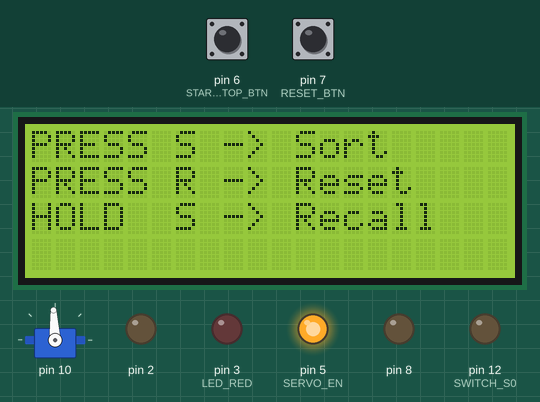
Simulated run of this program. Board: Arduino Uno, built with avr-gcc and run on an emulated ATmega328P. On the bench: servo, 20×4 character LCD, output pins drawn as LEDs (lit = HIGH). Inputs (shaded band) come from the test bench; at power-on: pin 6 (START_STOP_BTN) HIGH, pin 7 (RESET_BTN) HIGH. EEPROM starts erased; servo pulses on a pin are drawn as a servo (544–2400 µs = 0–180°); pins used as bus, display or sensor lines are not drawn.

Above: at 6.4 s.
6.5 s: pin 6 (START_STOP_BTN) pulled LOW for 0.15 s
At 7.0 s:
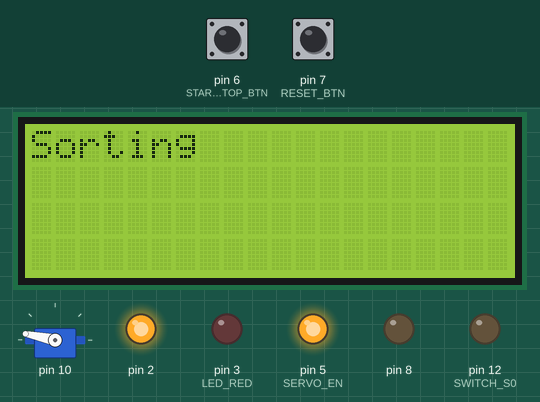
7.2 s: pin 6 (START_STOP_BTN) pulled LOW for 0.15 s
At 7.6 s:
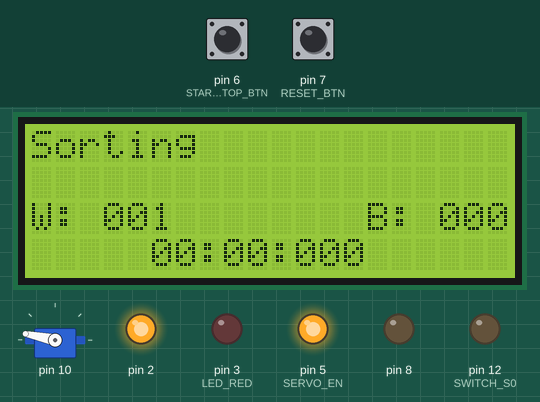
9.3 s: pin 7 (RESET_BTN) pulled LOW for 0.15 s
At 9.57 s:
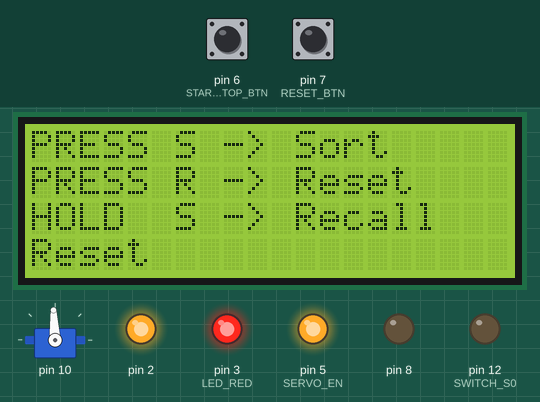
10.0 s: pin 7 (RESET_BTN) pulled LOW for 1 s
At 11.9 s:
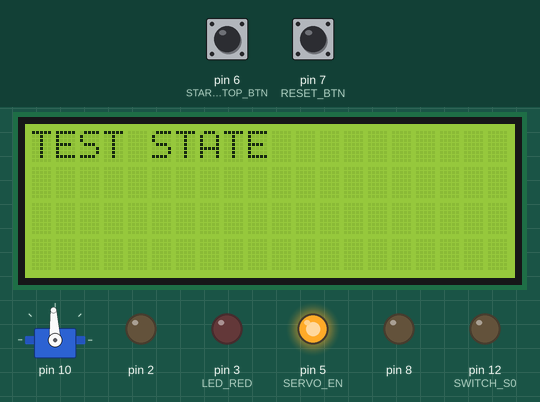
12.6 s: pin 7 (RESET_BTN) pulled LOW for 3.2 s
At 16.8 s:
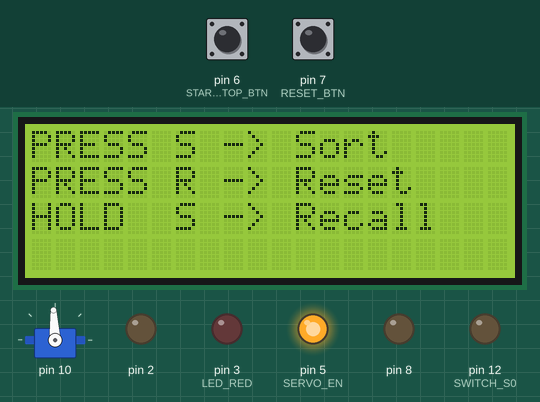
17.3 s: pin 6 (START_STOP_BTN) pulled LOW for 1 s
At 19.3 s:
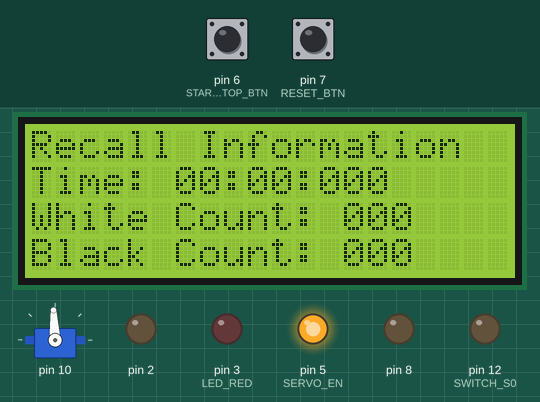
Timing chart, 0 to 20.8 s (numbered marks = the images above; inputs shaded):
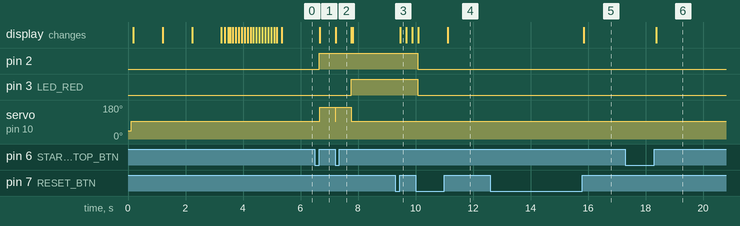

The program:

main.cpp
```cpp
/************************************************************************/
/* File: main.cpp														*/
/* Author: Joe Gibson and Jesse Millwood								*/
/* Date: 11/5/13														*/
/* Course: EGR 326														*/
/* Description: main.cpp implements the main file for the marble sorter	*/
/*				software. This file interfaces with the Sorter, Marble,	*/
/*				Servo, and other classes								*/
/*																		*/
/* Grand Valley State University, 2013									*/
/************************************************************************/
#define F_CPU 16000000L

#include <avr/interrupt.h>			//AVR interrupt library
#include <avr/wdt.h>				//AVR Watchdog timer library
#include <avr/eeprom.h>				//AVR EEPROM library
#include <Arduino.h>				//Arduino library
#include <LiquidCrystal_I2C.h>		//I2C LCD library
#include <string.h>					//String library
#include "Global.h"					//Global header file
#include "Marble.h"					//Marble class definition
#include "Servo.h"					//Servo class definition
#include "Sorter.h"					//Sorter class definition

//Create the LCD object
LiquidCrystal_I2C lcd(I2C_ADDRESS, EN, RW, RS, D4, D5, D6, D7, BL, BL_POL);

//Create the sorter object
Sorter sorter;

int ResetCount = 0;
int StartStopCount = 0;

/************************************************************************/
/* SETUP AND LOOP														*/
/************************************************************************/
/************************************************************************/
/* Setup																*/
/************************************************************************/
void setup(void)
{
	//Reset WDT right away
	wdt_reset();

	//Initialize everything
	InitPortDirections();
	InitTimers();
	InitADC();
	InitWDT();
	InitEEPROM();
	InitSorter();
	InitLCD();

	//Enable global interrupts
	sei();
}

/************************************************************************/
/* Main Loop															*/
/************************************************************************/
void loop(void)
{
	static char tmp[LINE_LEN];
	static char dots = 0;
	static bool printIdleScreen = true;

	//Print the idle screen if necessary
	if(printIdleScreen)
	{
		PrintIdleScreen();
		printIdleScreen = false;
	}

	//Reset WDT
	wdt_reset();

	/********/
	/* Sort */
	/********/
	if((sorter.GetStartStopButtonAction() == Press) && (sorter.State == IdleState))
	{
		sorter.ButtonActionCompleted();

		//Check if there are more marbles to be sorted
		if(sorter.MoreMarbles)
		{
			sorter.State = SortState;
			sorter.SetLEDColor(Green);

			lcd.clear();
			lcd.home();
			lcd.print("Sorting");

			while((sorter.GetStartStopButtonAction() != Press) && !sorter.WDTFlag)
			{
				//Check for 100ms sorter flag
				if(sorter.Flag)
				{
					//Clear sort flag
					sorter.Flag = false;

					//Complete one sort cycle
					sorter.Sort();

					//Print dot animation
					lcd.setCursor(7, LINE_1);

					switch(dots++)
					{
						case 0:
							lcd.print("   ");
							break;
						case 1:
							lcd.print(".  ");
							break;
						case 2:
							lcd.print(".. ");
							break;
						case 3:
							lcd.print("...");
							dots = 0;
							break;
					}

					//Update screen
					lcd.setCursor(0, LINE_3);
					sprintf(tmp, "W: %03d        B: %03d", sorter.MarbleCount.WhiteCount, sorter.MarbleCount.BlackCount);
					lcd.print(tmp);

					lcd.setCursor(0, LINE_4);
					sprintf(tmp, "     %02d:%02d:%d00    ", sorter.MinutesElapsed, sorter.SecondsElapsed, sorter.TenthsOfSecondsElapsed);
					lcd.print(tmp);
				}

				else
				{
					_delay_us(10);
				}
			}

			//Exited due to WDT flag
			if(sorter.WDTFlag)
			{
				//Clear WDTFlag
				sorter.WDTFlag = false;

				//Check number of marbles sorted
				if(sorter.MarbleCount.TotalCount >= SORT_THRESHOLD)
				{
					//Sorter was able to sort 10 marbles
					sorter.SetLEDColor(Red);
				}
				else
				{
					//Sorter was not able to sort 10 marbles
					//Flash the LED Red and wait until start/stop
					// button is pressed to acknowledge
					sorter.FlashLED = true;
					lcd.clear();
					lcd.setCursor(0, LINE_2);
					lcd.print("        ERROR       ");

					lcd.setCursor(0, LINE_3);
					lcd.print("PRESS S to Continue");

					while(sorter.GetStartStopButtonAction() != Press)
					{
						_delay_us(10);
						//wdt_reset();
					}

					sorter.ButtonActionCompleted();

					sorter.SetLEDColor(Off);
					sorter.FlashLED = false;
				}
			}

			//Exited due to pressing start/stop
			else
			{
				sorter.ButtonActionCompleted();
				sorter.SetLEDColor(Yellow);
			}

			//Return to idle state
			sorter.ButtonActionCompleted();
			sorter.State = IdleState;
			printIdleScreen = true;
		}

		//There are no marbles to sort
		else
		{
			lcd.setCursor(0, LINE_4);
			lcd.print("No More Marbles");

			sorter.SetLEDColor(Red);
			_delay_ms(200);
			sorter.SetLEDColor(Off);
			_delay_ms(200);
			sorter.SetLEDColor(Red);
			_delay_ms(200);
			sorter.SetLEDColor(Off);

			ClearLine(LINE_4);
		}
	}

	/**********************/
	/* Recall Information */
	/**********************/
	if((sorter.GetStartStopButtonAction() == Hold) && (sorter.State == IdleState))
	{
		static uint8_t min = 0;
		static uint8_t sec = 0;
		static uint8_t whiteCount = 0;
		static uint8_t blackCount = 0;
		sorter.ButtonActionCompleted();
		sorter.State = RecallState;

		lcd.clear();
		lcd.home();
		lcd.print("Recall Information");

		min = eeprom_read_byte((uint8_t *)MIN_ADDR);
		sec = eeprom_read_byte((uint8_t *)SEC_ADDR);
		whiteCount = eeprom_read_byte((uint8_t *)WHITE_COUNT_ADDR);
		blackCount = eeprom_read_byte((uint8_t *)BLACK_COUNT_ADDR);

		if(min == 0xFF)
		{
			min = 0;
		}
		if(sec == 0xFF)
		{
			sec = 0;
		}
		if(whiteCount == 0xFF)
		{
			whiteCount = 0;
		}
		if(blackCount == 0xFF)
		{
			blackCount = 0;
		}

		lcd.setCursor(0, LINE_2);
		sprintf(tmp, "Time: %02d:%02d:000", min, sec);
		lcd.print(tmp);

		lcd.setCursor(0, LINE_3);
		sprintf(tmp, "White Count: %03d", whiteCount);
		lcd.print(tmp);

		lcd.setCursor(0, LINE_4);
		sprintf(tmp, "Black Count: %03d", blackCount);
		lcd.print(tmp);

		//Wait for start/stop button to be held
		while(sorter.GetStartStopButtonAction() != Hold)
		{
			_delay_us(10);
			wdt_reset();
		}

		sorter.ButtonActionCompleted();

		//Return to idle state
		sorter.State = IdleState;
		printIdleScreen = true;
	}

	/*********************/
	/* Reset Information */
	/*********************/
	if((sorter.GetResetButtonAction() == Press) && (sorter.State == IdleState))
	{
		sorter.ButtonActionCompleted();
		sorter.State = ResetState;

		ClearLine(LINE_4);
		lcd.setCursor(0, LINE_4);
		lcd.print("Reset");

		for(int i = 0; i < 3; i++)
		{
			_delay_ms(200);
			lcd.print(".");
		}

		sorter.SecondsElapsed = 0;
		sorter.MinutesElapsed = 0;

		sorter.MarbleCount.WhiteCount = 0;
		sorter.MarbleCount.BlackCount = 0;
		sorter.MarbleCount.TotalCount = 0;
		sorter.SetLEDColor(Off);
		eeprom_update_byte((uint8_t *)MIN_ADDR, 0);
		eeprom_update_byte((uint8_t *)SEC_ADDR, 0);
		eeprom_update_byte((uint8_t *)WHITE_COUNT_ADDR, 0);
		eeprom_update_byte((uint8_t *)BLACK_COUNT_ADDR, 0);

		_delay_ms(1000);

		//Return to idle state
		sorter.State = IdleState;
		printIdleScreen = true;
	}

	/**************/
	/* TEST STATE */
	/**************/
	if((sorter.GetResetButtonAction() == Hold) && (sorter.State == IdleState))
	{
		sorter.ButtonActionCompleted();
		sorter.State = TestState;

		lcd.clear();
		lcd.home();
		lcd.print("TEST STATE");

		//Wait for reset button to be held
		while(sorter.GetResetButtonAction() != Hold)
		{
			_delay_us(10);
			wdt_reset();
		}

		sorter.ButtonActionCompleted();

		//Return to idle state
		sorter.State = IdleState;
		printIdleScreen = true;
	}
}

/************************************************************************/
/* INTERRUPTS															*/
/************************************************************************/
/************************************************************************/
/* 4s Watchdog Timer													*/
/************************************************************************/
ISR(WDT_vect)
{
	//Only set the flag if in the sort state
	if(sorter.State == SortState)
	{
		//Set the flag only if there are no more marbles
		if(!sorter.MoreMarbles)
		{
			sorter.WDTFlag = true;
		}
	}
}

/************************************************************************/
/* Timer 0 Output Compare A                                             */
/************************************************************************/
ISR(TIMER0_COMPA_vect)
{
	static int count = 0;
	static int wdtCount = 0;
	static int timeCount = 0;
	static bool toggle = 0;

	//Increment the count
	count++;

	//Increment the WDT count
	wdtCount++;

	//Increment elapsed time count if sorting
	if(sorter.State == SortState)
	{
		timeCount++;
	}

	//2s set flag to mimic WDT
	if(wdtCount >= 200)
	{
		//Clear the WDT count
		wdtCount = 0;

		//Only set the flag if in the sort state
		if(sorter.State == SortState)
		{
			//Set the flag only if there are no more marbles
			if(!sorter.MoreMarbles)
			{
				//Set the flag
				sorter.WDTFlag = true;
			}
		}
	}

	//100 x 10ms for 1s delay
	if(count >= 100)
	{
		count = 0;
		sorter.Flag = true; //Set flag
	}

	//Keep track of seconds and minutes and flash LED if necessary
	if(timeCount >= 100)
	{
		timeCount = 0;

		//sorter.TenthsOfSecondsElapsed ++;

		sorter.SecondsElapsed++;

		/*
		if(sorter.TenthsOfSecondsElapsed == 10)
		{
			sorter.SecondsElapsed++;

			lcd.setCursor(0, LINE_2);
			lcd.print(sorter.SecondsElapsed);

			sorter.TenthsOfSecondsElapsed = 0;
		}
		*/

		if(sorter.SecondsElapsed >= 60)
		{
			sorter.MinutesElapsed++;
			sorter.SecondsElapsed = 0;
		}

		toggle ^= true;

		if(sorter.FlashLED)
		{
			if(toggle)
			{
				sorter.SetLEDColor(Red);
			}
			else
			{
				sorter.SetLEDColor(Off);
			}
		}
	}
}

/************************************************************************/
/* Timer 2 Output Compare A                                             */
/************************************************************************/
ISR(TIMER2_COMPA_vect)
{
	static int resetCount = 0;
	static int startStopCount = 0;
	static int noMoreMarblesCount = 0;

	//Check if marble present
	if(sorter.CheckForMoreMarbles() == WAR_NO_MARBLE)
	{
		noMoreMarblesCount++;
	}
	else
	{
		noMoreMarblesCount = 0;
	}

	if(noMoreMarblesCount > No_MORE_MARBLES_THRESHOLD)
	{
		sorter.MoreMarbles = false;
	}
	else
	{
		sorter.MoreMarbles = true;
	}

	//Check Reset Button (Active low)
	if(!(PIND & RESET_BTN))
	{
		resetCount++;
		sorter.ButtonActionReady = false;
	}
	else
	{
		if(resetCount >= PRESS_TIME)
		{
			sorter.ButtonActionReady = true;
		}

		resetCount = 0;
	}

	ResetCount = resetCount;

	//Check Start/Stop Button (Active low)
	if(!(PIND & START_STOP_BTN))
	{
		startStopCount++;
		sorter.ButtonActionReady = false;
	}
	else
	{
		if(startStopCount >= PRESS_TIME)
		{
			sorter.ButtonActionReady = true;
		}

		startStopCount = 0;
	}

	StartStopCount = startStopCount;

	//Handle reset button
	if(resetCount < PRESS_TIME)
	{
		//sorter.SetResetButtonAction(None);
		;
	}
	else if((resetCount >= PRESS_TIME) && (resetCount < HOLD_TIME))
	{
		sorter.SetResetButtonAction(Press);
		sorter.SetStartStopButtonAction(None);
	}
	else
	{
		resetCount = HOLD_TIME;
		sorter.SetResetButtonAction(Hold);
		sorter.SetStartStopButtonAction(None);
	}

	//Handle start/stop button
	if(startStopCount < PRESS_TIME)
	{
		//sorter.SetStartStopButtonAction(None);
		;
	}
	else if((startStopCount >= PRESS_TIME) && (startStopCount < HOLD_TIME))
	{
		sorter.SetStartStopButtonAction(Press);
		sorter.SetResetButtonAction(None);
	}
	else
	{
		startStopCount = HOLD_TIME;
		sorter.SetStartStopButtonAction(Hold);
		sorter.SetResetButtonAction(None);
	}
}

/************************************************************************/
/* GLOBAL FUNCTIONS														*/
/************************************************************************/
/************************************************************************/
/* Initialize Port Directions                                           */
/************************************************************************/
void InitPortDirections(void)
{
	//Clear all bits
	DDRB = 0x00;
	DDRC = 0x00;
	DDRD = 0x00;

	//PORTB OUTPUTS
	DDRB |= SWITCH_S0 | SWITCH_S1 | SENSOR_EN | SERVO_PWM;

	//PORTD OUTPUTS
	DDRD |= SERVO_EN | LED_RED | LED_GREEN;

	//PORTC INPUTS
	DDRC &= ~(SENSOR_0 | SENSOR_1);

	//PORTD INPUTS
	DDRD &= ~(START_STOP_BTN | RESET_BTN);

	//Enable pull up resistors
	PORTD |= (START_STOP_BTN | RESET_BTN);
}

/************************************************************************/
/* Initialize Timers                                                    */
/************************************************************************/
void InitTimers(void)
{
	cli();

	//Configure Timer 0 to delay 10ms
	TCCR0A = _BV(WGM01);			//CTC Mode
	TCCR0B = _BV(CS02) | _BV(CS00); //1:1024 Prescaler
	TIMSK0 = _BV(OCIE0A);			//Enable compare interrupt
	OCR0A = CYCLES_1;				//Set OCR0A to the correct number of cycles

	//Configure Timer 1 for Phase-Correct PWM mode and 20ms period
	TCCR1A = _BV(COM1B1) |  _BV(WGM10) | _BV(WGM11);	//Clear PB2 on rise, set on fall
	TCCR1B = _BV(CS11) | _BV(WGM13);					//1:8 Prescaler

	OCR1A = PERIOD_CNT >> 1;							//Set OCR1A to Period/2
	OCR1B = (PERIOD_CNT / 20) >> 1;						//Initially set OCR1B to 1ms on time / 2

	//Configure Timer 2 to delay 1ms
	TCCR2A = _BV(WGM21);			//CTC Mode
	TCCR2B = _BV(CS22);				//1:64 Prescaler
	TIMSK2 = _BV(OCIE2A);			//Enable compare interrupt
	OCR2A = CYCLES_2;				//Set OCR2A to the correct number of cycles

	sei();
}

/************************************************************************/
/* Initialize ADC														*/
/************************************************************************/
void InitADC(void)
{
	//Configure ADC
	ADMUX = _BV(REFS0) | _BV(ADLAR); //5V Vref, Left aligned, Channel 0
	ADCSRA = _BV(ADEN) | _BV(ADSC) | _BV(ADATE) | _BV(ADPS2) | _BV(ADPS1) | _BV(ADPS0);	//Enable ADC, Start Conversion,
																						//	Auto-Start, 1:128 Pre-scaler
	ADCSRB = 0; //Free Run Mode
}

/************************************************************************/
/* Initialize EEPROM													*/
/************************************************************************/
void InitEEPROM(void)
{
	;
}

/************************************************************************/
/* Initialize WDT														*/
/************************************************************************/
void InitWDT(void)
{
	//Disable interrupts
	cli();

	//Reset WDT
	wdt_reset();

	//Clear WDRF in MCUSR
	MCUSR &= ~_BV(WDRF);

	//Set WDCE and WDE to start timed sequence
	WDTCSR |= _BV(WDCE) | _BV(WDE);

	//Setup WDTCSR to enable interrupt mode on WDT timeout
	// and start WDT with 4s timeout period by setting bit WDP3
	WDTCSR |= _BV(WDIE) | _BV(WDP3);

	//Set WDCE and WDE to start another timed sequence
	WDTCSR |= _BV(WDCE) | _BV(WDE);

	//Clear WDE to disable reset mode
	WDTCSR &= ~_BV(WDE);

	//Enable global interrupts
	sei();
}

void InitSorter(void)
{
	//Enable servo power and wait for transients
	Servo::Enable();
	_delay_ms(100);

	//Initialize Servos to nominal
	sorter.ServoZero.SetServo(NoMarble);
	sorter.ServoOne.SetServo(NoMarble);

	//Set sorter state to idle
	sorter.State = IdleState;
}

/************************************************************************/
/* Initialize LCD														*/
/************************************************************************/
void InitLCD(void)
{
	//Start the LCD as a 20x4 display
	lcd.begin(LINE_LEN, NUM_LINES);

	lcd.backlight();

	lcd.clear();
	lcd.home();
	lcd.print("Gibson-Millwood");
	_delay_ms(1000);

	lcd.setCursor(0, LINE_2);
	lcd.print("Marble Sorter");
	_delay_ms(1000);

	lcd.setCursor(0, LINE_3);
	lcd.print("V1.00");
	_delay_ms(1000);

	LoadingBar();

	lcd.clear();
	lcd.home();
}

/************************************************************************/
/* Loading Bar Animation                                                */
/************************************************************************/
void LoadingBar(void)
{
	lcd.setCursor(0, LINE_4);

	for(int i = 0; i < LINE_LEN; i++)
	{
		lcd.write(0xFF);
		_delay_ms(100);
	}

	lcd.clear();
}

/************************************************************************/
/* Clear An Individual Line on the LCD                                  */
/************************************************************************/
void ClearLine(int line)
{
	lcd.setCursor(0, line);

	for(int i = 0; i < LINE_LEN; i++)
	{
		lcd.print(" ");
	}

	lcd.setCursor(0, line);
}

void PrintIdleScreen(void)
{
	lcd.clear();
	lcd.home();
	lcd.print("PRESS S -> Sort");

	lcd.setCursor(0, LINE_2);
	lcd.print("PRESS R -> Reset");

	lcd.setCursor(0, LINE_3);
	lcd.print("HOLD  S -> Recall");
}
```

Source omitted: Global.h (4184 bytes), Marble.h (3432 bytes), Servo.h (4812 bytes), Sorter.h (10588 bytes)

Measured:
- after the input at 6.5 s, pin 2: LOW → HIGH after 0.15 s; servo on pin 10: 93° → 168° after 0.17 s; the display: changes after 0.17 s (image 1)
- after the input at 7.2 s, pin 3 (LED_RED): LOW → HIGH after 0.57 s; servo on pin 10: goes on until 7.8 s, then stays 93°
- after the input at 9.3 s, the display: changes after 0.18 s (image 3)
- after the input at 10.0 s, the display: first differs from a run without the input after 1.1 s (image 4)
- after the input at 12.6 s, the display: changes after 3.3 s (image 5)
- after the input at 17.3 s, the display: changes after 1.1 s (image 6)
